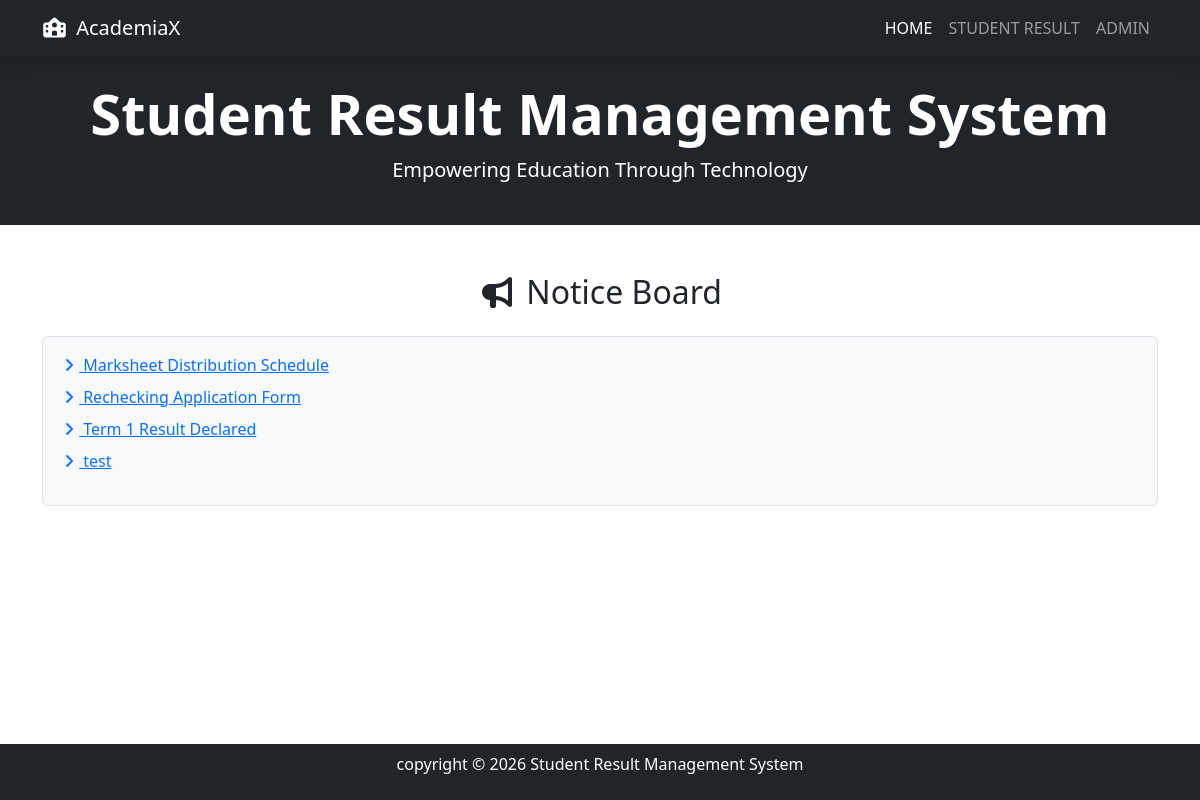
The page / on the database its author committed.
### Resultapp/models.py (models this page shows, shortened)
class Notice(models.Model):
    title = models.CharField(max_length=100)
    detail = models.TextField()
    marks = models.IntegerField(null=True,blank=True)
    creation_date = models.DateTimeField(auto_now_add=True)
    posting_date = models.DateTimeField(auto_now_add=True)

### Resultapp/views.py (the view)
# urls.py: path('', index , name='home'),
def index(request):
    notices = Notice.objects.all().order_by('-id')
    return render(request, 'index.html',locals())

### Resultapp/templates/index.html (shortened to what this page needs)
{% extends 'base.html'%}
{% block content %}
  <header class="py-4 bg-dark text-white">
    <div class="container text-center">
  <h1 class="display-4 fw-bold">Student Result Management System</h1>
  <p class="lead"> Empowering Education Through Technology </p>
    </div>
   </header>
</body>
</html>
<section class="py-5 flex-fill">
<div class="container">
 <h2 class="text-center mb-4"><i class="fas fa-bullhorn "></i> Notice Board </h2>
 <div class="border p-3 rounded bg-light">
  <marquee direction="up" scrollamount="4" onmouseover="this.stop()"  onmouseout="this.start()">
   <ul class="list-unstyled">
  {% for notice in notices %}
       <li class="mb-2">
      <a href="{% url 'notice_detail' notice.id %}" target="_blank">
       <i class="fas fa-angle-right text-primary"></i> {{notice.title}}
      </a>
    </li>
  {% endfor %}
    </marquee>
   </div>
  </div>
</section>
{% endblock %}

### rows shown on the page
Notice: title "Marksheet Distribution Schedule"
Notice: title "Rechecking Application Form"
Notice: title "Term 1 Result Declared"
Notice: title "test"
